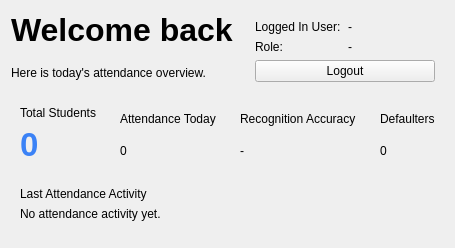
<?xml version="1.0" encoding="UTF-8"?>
<ui version="4.0">
 <class>DashboardPage</class>
 <widget class="QWidget" name="DashboardPage">
  <layout class="QVBoxLayout" name="mainLayout">
   <item>
    <layout class="QHBoxLayout" name="headerLayout">
     <item>
      <layout class="QVBoxLayout" name="titleLayout">
       <item>
        <widget class="QLabel" name="heading">
         <property name="text">
          <string>Welcome back</string>
         </property>
         <property name="styleSheet">
          <string>font-size:24pt;font-weight:700;</string>
         </property>
        </widget>
       </item>
       <item>
        <widget class="QLabel" name="subheading">
         <property name="text">
          <string>Here is today's attendance overview.</string>
         </property>
        </widget>
       </item>
      </layout>
     </item>
     <item>
      <spacer name="headerSpacer">
       <property name="orientation">
        <enum>Qt::Horizontal</enum>
       </property>
      </spacer>
     </item>
     <item>
      <widget class="QFrame" name="sessionCard">
       <layout class="QGridLayout" name="sessionLayout">
        <item row="0" column="0">
         <widget class="QLabel" name="loggedUserTitle">
          <property name="text">
           <string>Logged In User:</string>
          </property>
         </widget>
        </item>
        <item row="0" column="1">
         <widget class="QLabel" name="loggedUserValue">
          <property name="text">
           <string>-</string>
          </property>
         </widget>
        </item>
        <item row="1" column="0">
         <widget class="QLabel" name="roleTitle">
          <property name="text">
           <string>Role:</string>
          </property>
         </widget>
        </item>
        <item row="1" column="1">
         <widget class="QLabel" name="roleValue">
          <property name="text">
           <string>-</string>
          </property>
         </widget>
        </item>
        <item row="2" column="0" colspan="2">
         <widget class="QPushButton" name="logoutButton">
          <property name="text">
           <string>Logout</string>
          </property>
         </widget>
        </item>
       </layout>
      </widget>
     </item>
    </layout>
   </item>
   <item>
    <layout class="QGridLayout" name="cards">
     <item row="0" column="0">
      <widget class="QFrame" name="card">
       <layout class="QVBoxLayout" name="studentsCardLayout">
        <item>
         <widget class="QLabel" name="studentsTitle">
          <property name="text">
           <string>Total Students</string>
          </property>
         </widget>
        </item>
        <item>
         <widget class="QLabel" name="studentsValue">
          <property name="text">
           <string>0</string>
          </property>
          <property name="styleSheet">
           <string>font-size:25pt;font-weight:700;color:#3b82f6;</string>
          </property>
         </widget>
        </item>
       </layout>
      </widget>
     </item>
     <item row="0" column="1">
      <widget class="QFrame" name="attendanceCard">
       <layout class="QVBoxLayout" name="attendanceCardLayout">
        <item>
         <widget class="QLabel" name="attendanceTitle">
          <property name="text">
           <string>Attendance Today</string>
          </property>
         </widget>
        </item>
        <item>
         <widget class="QLabel" name="attendanceValue">
          <property name="text">
           <string>0</string>
          </property>
         </widget>
        </item>
       </layout>
      </widget>
     </item>
     <item row="0" column="2">
      <widget class="QFrame" name="accuracyCard">
       <layout class="QVBoxLayout" name="accuracyCardLayout">
        <item>
         <widget class="QLabel" name="accuracyTitle">
          <property name="text">
           <string>Recognition Accuracy</string>
          </property>
         </widget>
        </item>
        <item>
         <widget class="QLabel" name="accuracyValue">
          <property name="text">
           <string>-</string>
          </property>
         </widget>
        </item>
       </layout>
      </widget>
     </item>
     <item row="0" column="3">
      <widget class="QFrame" name="defaultersCard">
       <layout class="QVBoxLayout" name="defaultersCardLayout">
        <item>
         <widget class="QLabel" name="defaultersTitle">
          <property name="text">
           <string>Defaulters</string>
          </property>
         </widget>
        </item>
        <item>
         <widget class="QLabel" name="defaultersValue">
          <property name="text">
           <string>0</string>
          </property>
         </widget>
        </item>
       </layout>
      </widget>
     </item>
    </layout>
   </item>
   <item>
    <widget class="QFrame" name="activityCard">
     <layout class="QVBoxLayout" name="activityLayout">
      <item>
       <widget class="QLabel" name="activityTitle">
        <property name="text">
         <string>Last Attendance Activity</string>
        </property>
       </widget>
      </item>
      <item>
       <widget class="QLabel" name="activityValue">
        <property name="text">
         <string>No attendance activity yet.</string>
        </property>
       </widget>
      </item>
     </layout>
    </widget>
   </item>
   <item>
    <spacer name="verticalSpacer">
     <property name="orientation">
      <enum>Qt::Vertical</enum>
     </property>
    </spacer>
   </item>
  </layout>
 </widget>
 <resources/>
 <connections/>
</ui>
